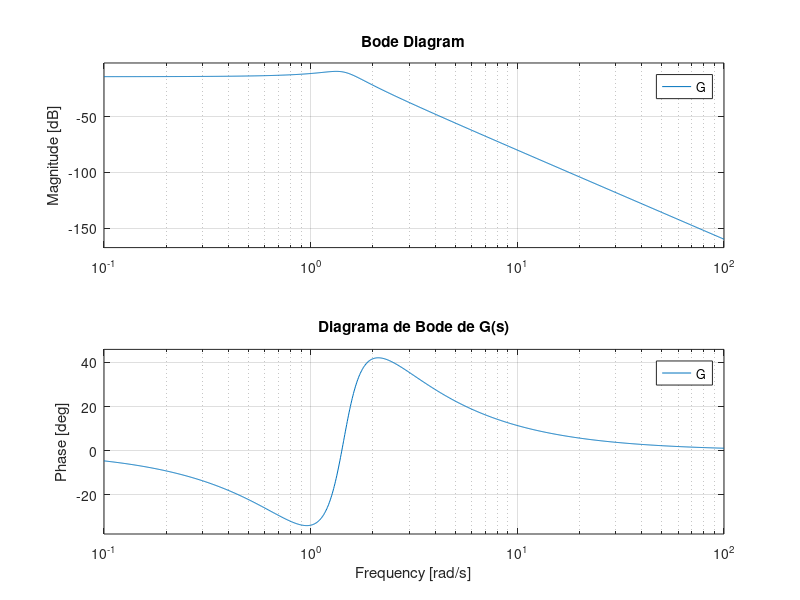
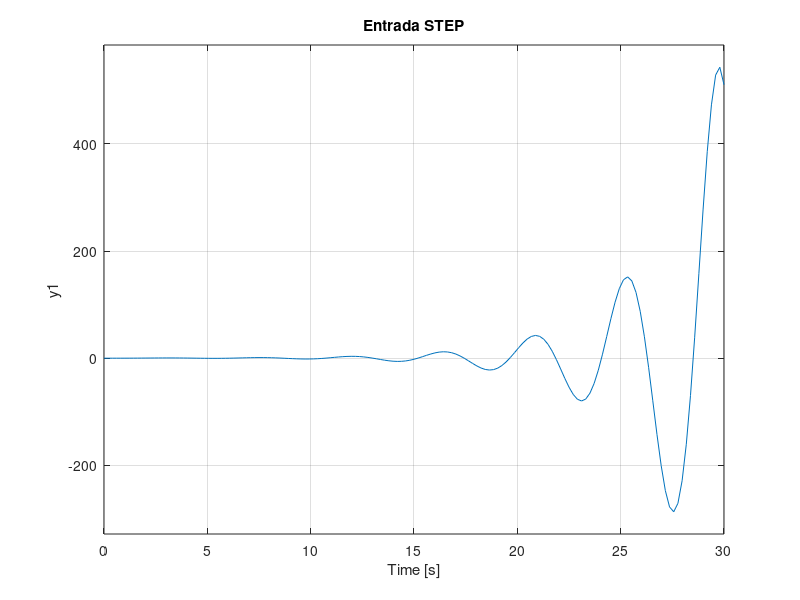

MATLAB code to generate these figures, in order:
clc
den = [1 2 3 4 5]; 
num = [1];
G= tf(num,den)

omega = 29;
s = 1j * omega;
Gjw = num / polyval(den, s);
magnitude = abs(Gjw);
phase_deg = angle(Gjw) * (180/pi);
fprintf('Magnitud en ω = %.2f rad/s: %.6f\n', omega, magnitude);
fprintf('Fase en ω = %.2f rad/s: %.2f grados\n', omega, phase_deg);

figure;bode(G);
grid on;
title('Diagrama de Bode de G(s)');

figure;step(G)
grid on;
title('Entrada STEP');
